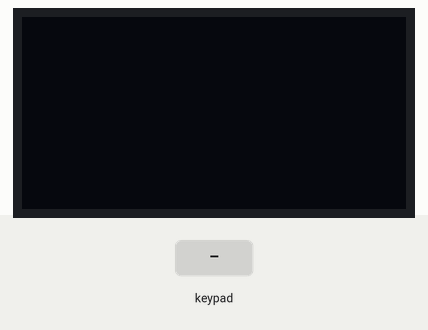
Bench run of a sketch on a simulated Arduino Uno, built with avr-gcc and run on an emulated ATmega328P. Shown: 128×64 one-colour display. The test bench sets the inputs (shaded band). What the sketch prints to the serial monitor is not drawn.

Above: at 3.2 s.
3.3 s: keypad keys 2 3 4 5 A pressed 0.4 s apart
At 6.0 s:
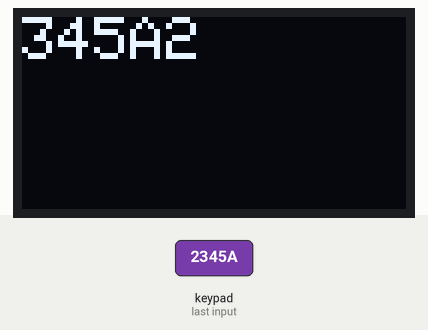
6.8 s: key 'A' pressed
At 7.4 s:
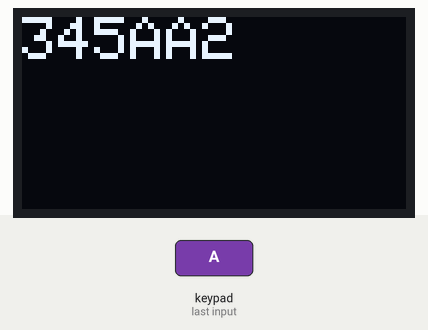
8.4 s: key 'B' pressed
At 9.7 s:
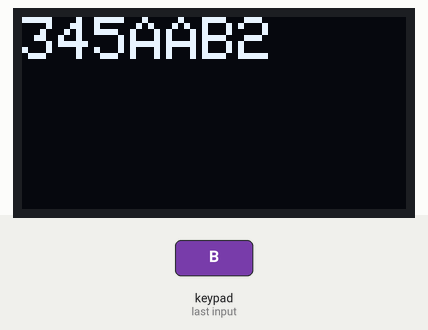
10.0 s: key 'C' pressed
At 11.2 s:
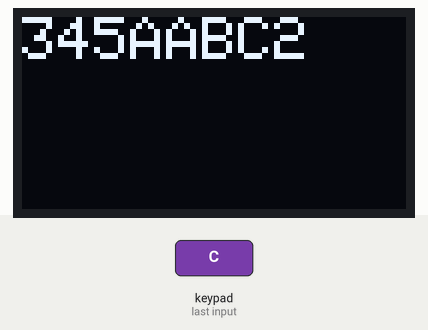
11.6 s: key 'A' pressed
At 12.5 s:
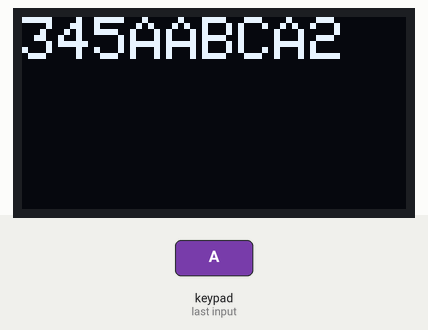
13.2 s: key 'C' pressed
At 14.7 s:
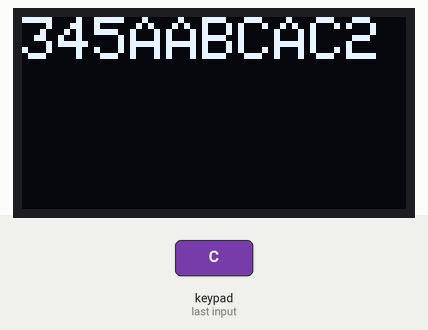
Timing chart, 0 to 15.8 s (numbered marks = the images above; inputs shaded):
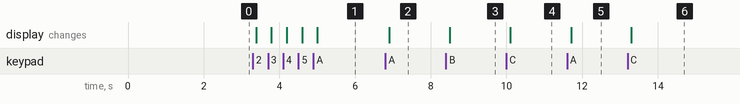

The sketch:

tugas1.ino
```cpp
#include <Wire.h>
#include <Adafruit_GFX.h>
#include <Adafruit_SSD1306.h>
#include <Keypad.h>
#include <string.h>

//OLED
#define SCREEN_WIDTH 128
#define SCREEN_HEIGHT 64

Adafruit_SSD1306 oled(SCREEN_WIDTH, SCREEN_HEIGHT, &Wire, -1);

//Keypad
const byte ROWS = 4;
const byte COLS = 4;

char keys[ROWS][COLS] = {
  {'1','2','3','A'},
  {'4','5','6','B'},
  {'7','8','9','C'},
  {'*','0','#','D'}
};

byte rowPins[ROWS] = {2,3,4,5};
byte colPins[COLS] = {8,9,10,11};

Keypad keypad = Keypad(makeKeymap(keys), rowPins, colPins, ROWS, COLS);

//Variable
const char NEW_LINE = '\n';
const int TEXT_SCALE = 2;
const int CHAR_WIDTH = 6 * TEXT_SCALE;
const int CHAR_HEIGHT = 8 * TEXT_SCALE;

int currPosX = 1;
int currPosY = 0;
char currText[100];


void setup() {
  // put your setup code here, to run once:
    Serial.begin(9600);

  // initialize OLED display with address 0x3C for 128x64
  if (!oled.begin(SSD1306_SWITCHCAPVCC, 0x3C)) {
    Serial.println(F("SSD1306 allocation failed"));
    while (true);
  }
  delay(2000);         // wait for initializing
  oled.clearDisplay();
  oled.display();
}

void loop() {
  // put your main code here, to run repeatedly:
  char button = keypad.getKey();
  if(button != NO_KEY){
    switch(button){
      case '0':
        insertX(currText, NEW_LINE, currPosX);
        break;
      case '*':

        break;
      case '#':
        moveCursor(-1);
        break;
      case 'D':
        moveCursor(1);
        break;
      default:
        insertX(currText, button, currPosX);
        currPosX++;

        int a_size = sizeof(currText);
        String s_a = convertToString(currText, a_size);

        Serial.print("s_a now ");
        Serial.println(s_a);
        Serial.println(currText);

        oled.clearDisplay();
        oled.setTextSize(TEXT_SCALE);
        oled.setTextColor(WHITE);
        oled.setCursor(0, 0);
        oled.print(currText);
        oled.display();
        break;
    }
    currPosX = oled.getCursorX() / CHAR_WIDTH;
    currPosY = oled.getCursorY() / CHAR_HEIGHT;
    char pos[40];
    sprintf(pos, "currPosX %d, oledX %d, oledY %d", currPosX, oled.getCursorX(), oled.getCursorY());
    Serial.println(pos);
  }
}

void moveCursor(int step){
    if(currPosX > 0 ){
      currPosX += step;
    }
}

String convertToString(char* a, int size)
{
    int i;
    String s = "";
    for (i = 0; i < size; i++) {
        s = s + a[i];
    }
    return s;
}

char* insertX(char arr[], char x, int pos)
{
   int i;
    int n = strlen(arr);
    // increase the size by 1
    n++;

    // shift elements forward
    for (i = n; i >= pos; i--)
        arr[i] = arr[i - 1];

    // insert x at pos
    arr[pos - 1] = x;

    return arr;
}
```

Measured:
- after the input at 3.3 s, the display: first changes after 0.09 s (image 1 shows a later state)
- after the input at 6.8 s, the display: changes after 0.10 s (image 2)
- after the input at 8.4 s, the display: changes after 0.10 s (image 3)
- after the input at 10.0 s, the display: changes after 0.11 s (image 4)
- after the input at 11.6 s, the display: changes after 0.11 s (image 5)
- after the input at 13.2 s, the display: changes after 0.10 s (image 6)
